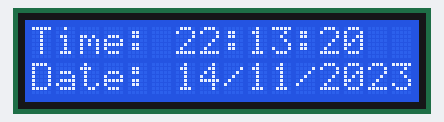
Simulated run of this sketch. Board: Arduino Uno, built with avr-gcc and run on an emulated ATmega328P. On the bench: 16×2 character LCD. The local clock reads 2024-03-15 10:24:30 at power-on unless the sketch sets it.

Above: at 0.1 s.
At 4.3 s:
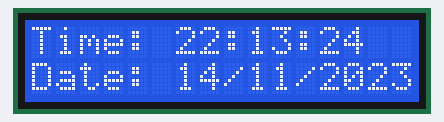
At 9.4 s:
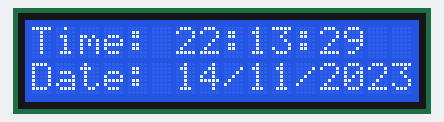
At 18.7 s:
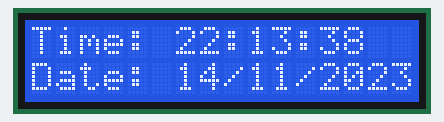
At 28.0 s:
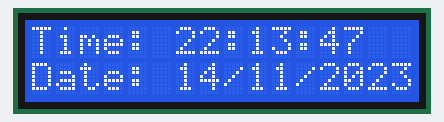
At 38.3 s:
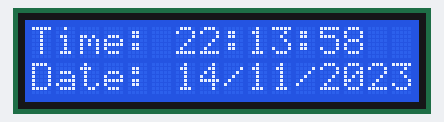

The sketch:

sketch.ino
```cpp
#include <Wire.h>
#include <RTClib.h>
#include <LiquidCrystal_I2C.h>

RTC_DS1307 rtc;
LiquidCrystal_I2C lcd(0x27, 16, 2);

void setup() {
  Serial.begin(9600);

  lcd.init();
  lcd.backlight();

  if (!rtc.begin()) {
    lcd.print("RTC Not Found");
    while (1);
  }

  // Set the RTC to the date & time when the code was compiled.
  // Upload once, then comment this line and upload again.
  rtc.adjust(DateTime(F(__DATE__), F(__TIME__)));
}

void loop() {

  DateTime now = rtc.now();

  lcd.setCursor(0, 0);
  lcd.print("Time: ");

  if (now.hour() < 10) lcd.print("0");
  lcd.print(now.hour());
  lcd.print(":");

  if (now.minute() < 10) lcd.print("0");
  lcd.print(now.minute());
  lcd.print(":");

  if (now.second() < 10) lcd.print("0");
  lcd.print(now.second());

  lcd.setCursor(0, 1);
  lcd.print("Date: ");

  if (now.day() < 10) lcd.print("0");
  lcd.print(now.day());
  lcd.print("/");

  if (now.month() < 10) lcd.print("0");
  lcd.print(now.month());
  lcd.print("/");

  lcd.print(now.year());

  delay(1000);
}
```

Measured:
- what the display in image 1 shows lasts 1.1 s, from 4.2 s to 5.3 s
